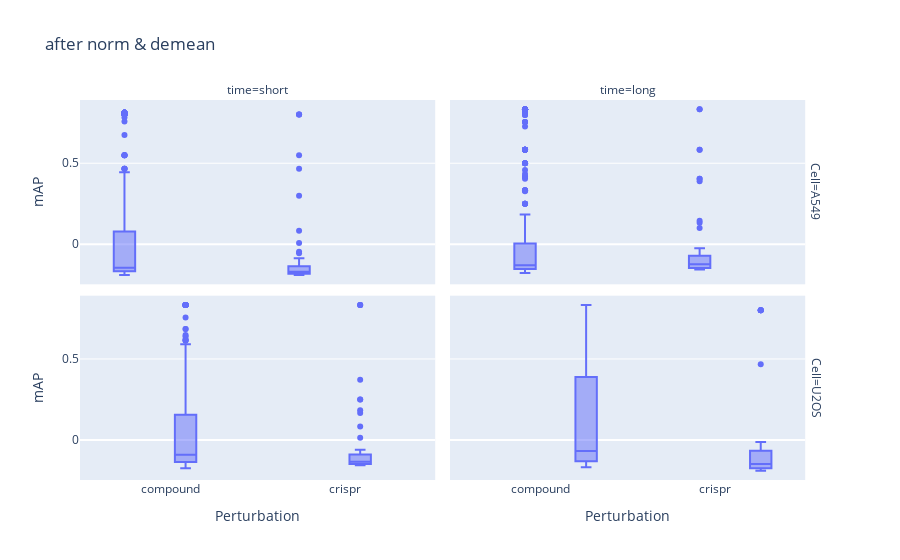

Write notebook code for a chart like this one.
### Code cell
fig = px.box(
    data_frame=matching_map_df,
    x="Modality",
    y="mAP",
    facet_row="Cell",
    facet_col="time",title='after norm & demean'
)
fig.update_layout(
    xaxis1=dict(title="Perturbation"),
    xaxis2=dict(title="Perturbation"),
    yaxis1=dict(title="mAP"),
    yaxis3=dict(title="mAP"),
)
#fig.show("png")
#fig.write_image(
#    f"figures/1.CellProfiler_matching_map.png", width=640, height=480, scale=2
#)

### Figure 1 — Plotly figure (JSON) as saved in the notebook; plotly's stock layout.template omitted (floating-point values rounded to 4 significant figures; data arrays with more than 128 entries replaced by an {"elided": "..."} marker saying what was removed)
{"data": [{"alignmentgroup": "True", "hovertemplate": "Cell=A549<br>time=short<br>Modality=%{x}<br>mAP=%{y}<extra></extra>", "legendgroup": "", "marker": {"color": "#636efa"}, "name": "", "notched": false, "offsetgroup": "", "orientation": "v", "showlegend": false, "type": "box", "x": {"elided": "324 str values"}, "x0": " ", "xaxis": "x3", "y": {"elided": "324 float values"}, "y0": " ", "yaxis": "y3"}, {"alignmentgroup": "True", "hovertemplate": "Cell=A549<br>time=long<br>Modality=%{x}<br>mAP=%{y}<extra></extra>", "legendgroup": "", "marker": {"color": "#636efa"}, "name": "", "notched": false, "offsetgroup": "", "orientation": "v", "showlegend": false, "type": "box", "x": {"elided": "418 str values"}, "x0": " ", "xaxis": "x4", "y": {"elided": "418 float values"}, "y0": " ", "yaxis": "y4"}, {"alignmentgroup": "True", "hovertemplate": "Cell=U2OS<br>time=short<br>Modality=%{x}<br>mAP=%{y}<extra></extra>", "legendgroup": "", "marker": {"color": "#636efa"}, "name": "", "notched": false, "offsetgroup": "", "orientation": "v", "showlegend": false, "type": "box", "x": {"elided": "297 str values"}, "x0": " ", "xaxis": "x", "y": {"elided": "297 float values"}, "y0": " ", "yaxis": "y"}, {"alignmentgroup": "True", "hovertemplate": "Cell=U2OS<br>time=long<br>Modality=%{x}<br>mAP=%{y}<extra></extra>", "legendgroup": "", "marker": {"color": "#636efa"}, "name": "", "notched": false, "offsetgroup": "", "orientation": "v", "showlegend": false, "type": "box", "x": {"elided": "280 str values"}, "x0": " ", "xaxis": "x2", "y": {"elided": "280 float values"}, "y0": " ", "yaxis": "y2"}], "layout": {"annotations": [{"font": {}, "showarrow": false, "text": "time=short", "x": 0.24, "xanchor": "center", "xref": "paper", "y": 1, "yanchor": "bottom", "yref": "paper"}, {"font": {}, "showarrow": false, "text": "time=long", "x": 0.74, "xanchor": "center", "xref": "paper", "y": 1, "yanchor": "bottom", "yref": "paper"}, {"font": {}, "showarrow": false, "text": "Cell=U2OS", "textangle": 90, "x": 0.98, "xanchor": "left", "xref": "paper", "y": 0.2425, "yanchor": "middle", "yref": "paper"}, {"font": {}, "showarrow": false, "text": "Cell=A549", "textangle": 90, "x": 0.98, "xanchor": "left", "xref": "paper", "y": 0.7575, "yanchor": "middle", "yref": "paper"}], "boxmode": "group", "legend": {"tracegroupgap": 0}, "title": {"text": "after norm & demean"}, "xaxis": {"anchor": "y", "domain": [0, 0.48], "title": {"text": "Perturbation"}}, "xaxis2": {"anchor": "y2", "domain": [0.5, 0.98], "matches": "x", "title": {"text": "Perturbation"}}, "xaxis3": {"anchor": "y3", "domain": [0, 0.48], "matches": "x", "showticklabels": false}, "xaxis4": {"anchor": "y4", "domain": [0.5, 0.98], "matches": "x", "showticklabels": false}, "yaxis": {"anchor": "x", "domain": [0, 0.485], "title": {"text": "mAP"}}, "yaxis2": {"anchor": "x2", "domain": [0, 0.485], "matches": "y", "showticklabels": false}, "yaxis3": {"anchor": "x3", "domain": [0.515, 1], "matches": "y", "title": {"text": "mAP"}}, "yaxis4": {"anchor": "x4", "domain": [0.515, 1], "matches": "y", "showticklabels": false}}}
